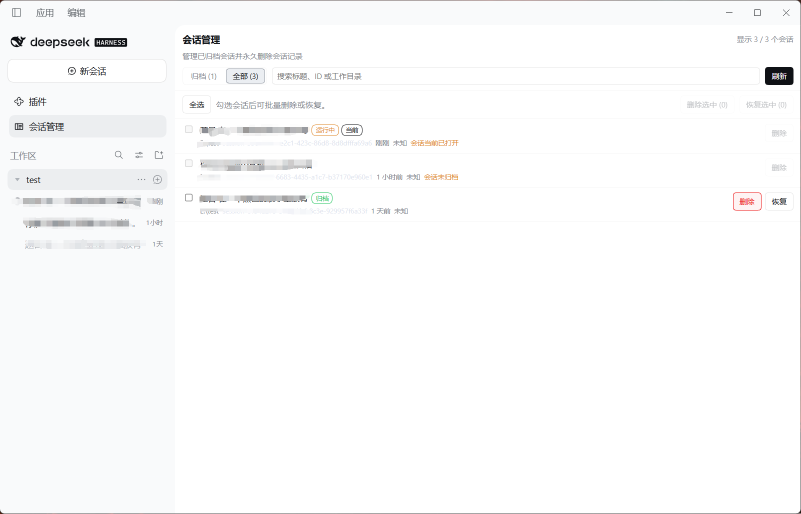
#> input picture docs/screenshot.png, 1602 x 1028 px (shown at 1/2 size)
$ python make-social-preview.py
#> lines starting #> are read from the running program, lines starting #| are printed output that depends on the picture
"""Build the GitHub social preview (1280x640) from the screenshot.

The source screenshot is 1602x1028 (about 1.56:1), so fitting it to 1280 wide
leaves 821px of height: a gentle centre crop removes 181px instead of
letterboxing, keeping essentially the whole UI visible.
"""
from pathlib import Path

from PIL import Image, ImageDraw, ImageFont

ROOT = Path(__file__).resolve().parent.parent
SRC = ROOT / "docs" / "screenshot.png"
OUT = ROOT / "docs" / "social-preview.png"

TARGET_W, TARGET_H = 1280, 640

image = Image.open(SRC).convert("RGB")
#> image is the input picture: PIL image 1602x1028 RGB; mean R, G, B 250.5, 250.7, 251
w, h = image.size
#> w = 1602; h = 1028
# Scale to the target width, then centre-crop the surplus height.
scale = TARGET_W / w
#> scale = 0.799
resized = image.resize((TARGET_W, round(h * scale)), Image.LANCZOS)
top = max(0, (resized.height - TARGET_H) // 2)
#> top = 90
card = resized.crop((0, top, TARGET_W, top + TARGET_H))
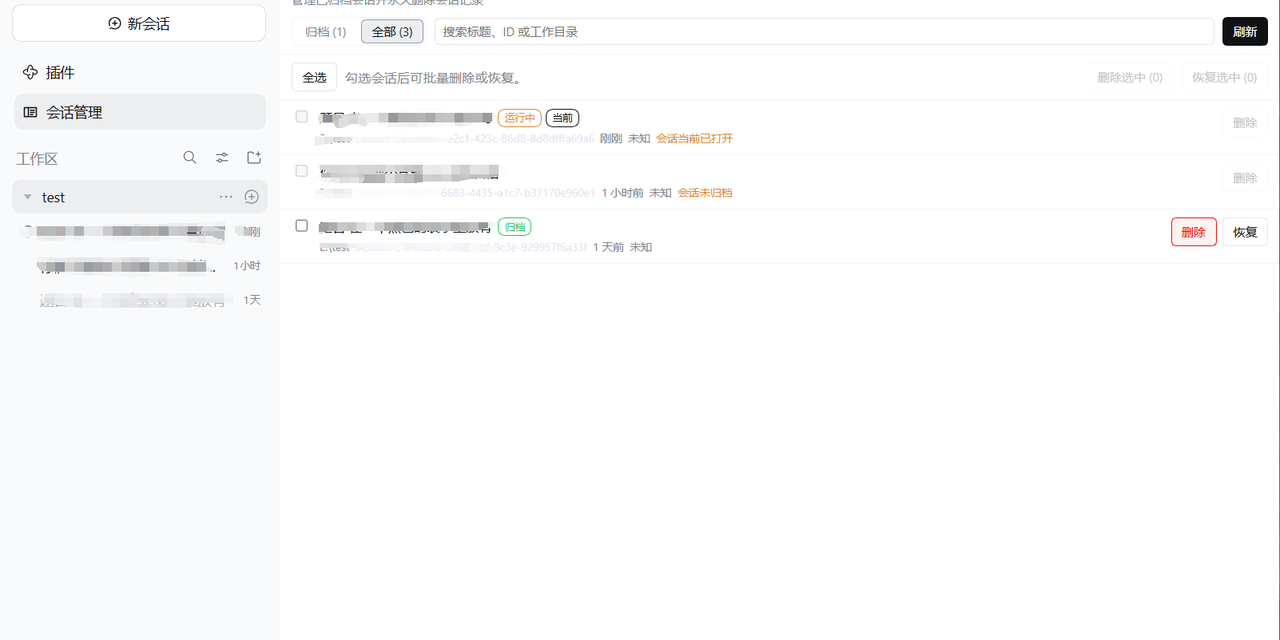
#> card: PIL image 1280x640 RGB; mean R, G, B 251, 251.1, 251.3

draw = ImageDraw.Draw(card)
font = None
for candidate in (
    "segoeuib.ttf",
    "Segoe UI Bold",
    "arialbd.ttf",
    "DejaVuSans-Bold.ttf",
):
    try:
        font = ImageFont.truetype(candidate, 34)
        break
    except OSError:
        continue
if font is None:
    font = ImageFont.load_default()

title = "dsh-session-manager"
subtitle = "Manage and permanently delete archived DSH sessions"

# A translucent bar keeps the text readable over any screenshot content.
bar_h = 96
draw.rectangle((0, TARGET_H - bar_h, TARGET_W, TARGET_H), fill=(12, 14, 18))
bar = Image.new("RGBA", (TARGET_W, bar_h), (12, 14, 18, 225))
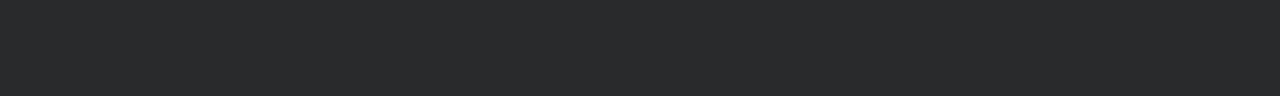
#> bar: PIL image 1280x96 RGBA; mean R, G, B, A 12, 14, 18, 225; transparent parts drawn white
card.paste(bar, (0, TARGET_H - bar_h), bar)
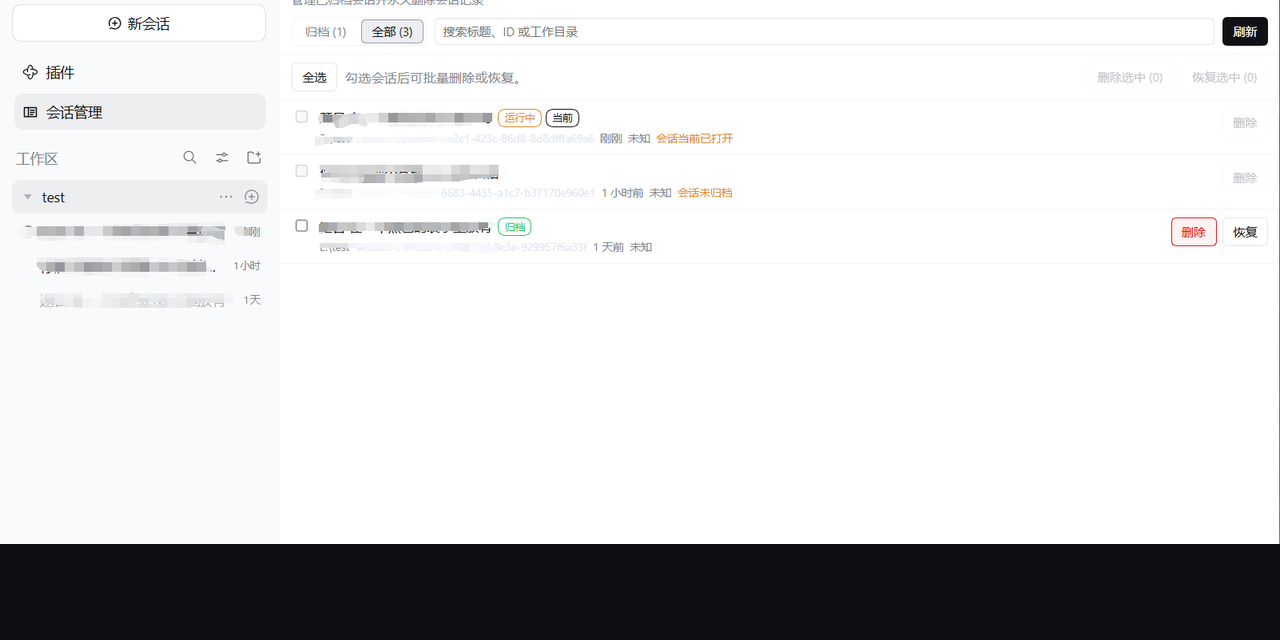
#> card: PIL image 1280x640 RGB; mean R, G, B 214.7, 215.1, 215.9
draw.rectangle((0, TARGET_H - bar_h, TARGET_W, TARGET_H - bar_h + 2), fill=(224, 145, 42))

draw.text((40, TARGET_H - bar_h + 18), title, font=font, fill=(255, 255, 255))
draw.text((40, TARGET_H - bar_h + 58), subtitle, font=font.font_variant(size=20) if hasattr(font, "font_variant") else font, fill=(198, 205, 214))

OUT.parent.mkdir(parents=True, exist_ok=True)
card.save(OUT, "PNG", optimize=True)
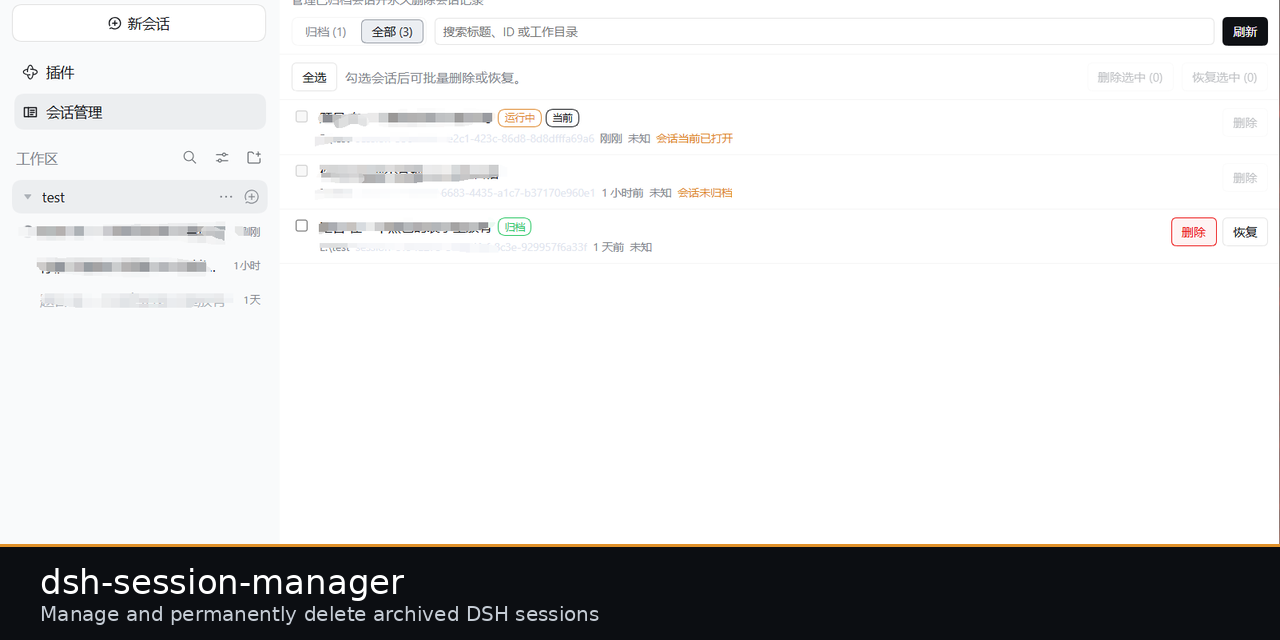
#> saved as social-preview.png: PIL image 1280x640 RGB; mean R, G, B 217, 217.1, 217.4
print(f"wrote {OUT.relative_to(ROOT)} {card.size[0]}x{card.size[1]} {OUT.stat().st_size} bytes")
#| wrote docs/social-preview.png 1280x640 98661 bytes
